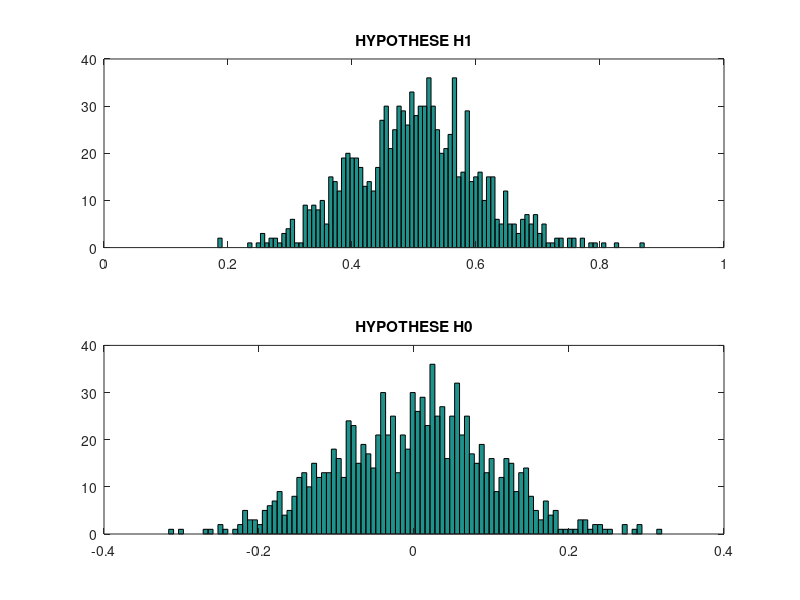
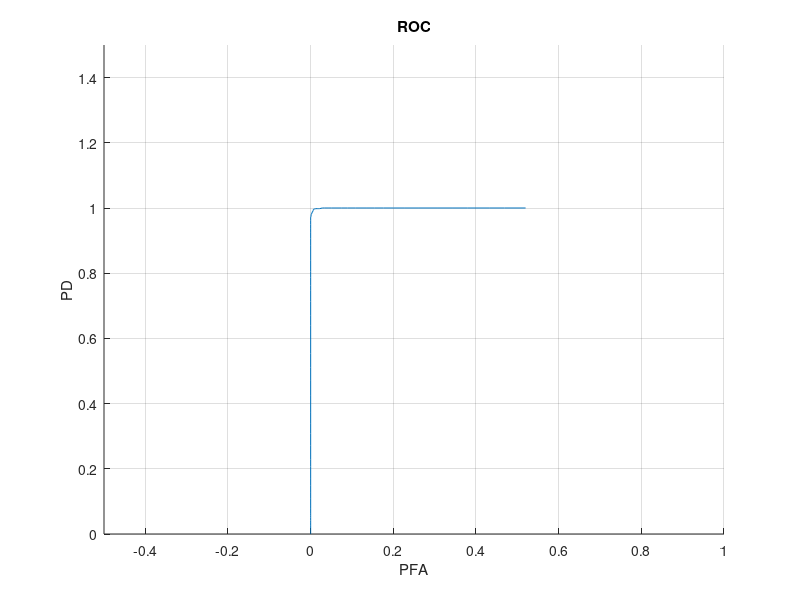
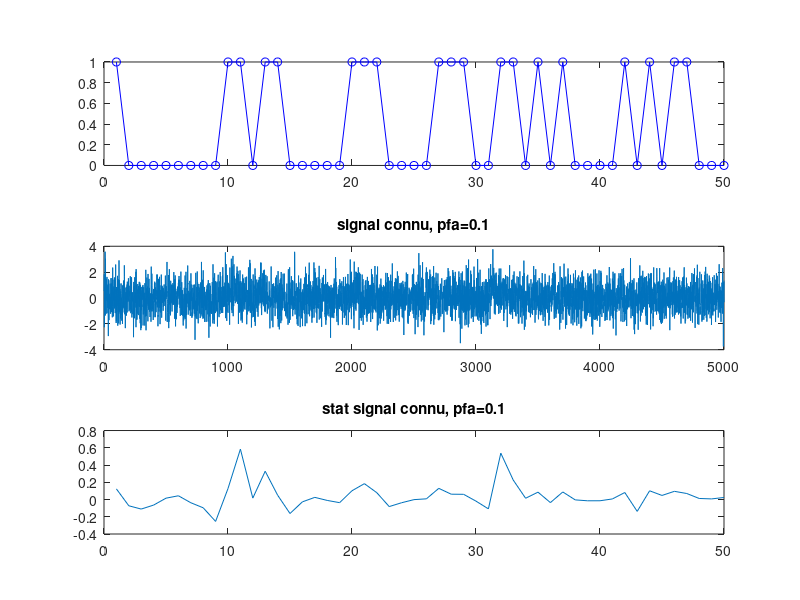

These charts were generated, in order, by the following MATLAB code:
%% TP Detection
%Detection d'un signal constant dans un bruit

clc
clear all
close all


A =.5;
N = 100;
M = 1000;


%% HYPOTHESE H0
for i=1 : M
    x  = randn(1,N);
    T(i) = mean(x);
end

mean(T);
var(T);
% figure();
% hist(T,100);
% title('HYPOTHESE H0')


%% HYPOTHESE H1
for i=1 : M
    x  = randn(1,N)+A;
    U(i) = mean(x);
end
% figure();
% hist(U,100);
% title('HYPOTHESE H1')

figure();
subplot(2,1,1)
hist(U,100);
title('HYPOTHESE H1')
subplot(2,1,2)
hist(T,100);
title('HYPOTHESE H0')
%% Calcul de PFA et PD

gama=[0.0:0.01:1.0]
PFA =zeros(1,length(gama));
for n = 1:length(gama)
    for i= 1:M
        if(T(i)>gama(n))PFA(n) = PFA(n)+1;
        end
    end
    PFA(n) = PFA(n)/M; 
   
end

PD =zeros(1,length(gama) );
for n = 1:length(gama) 
    for i= 1:M
        if(U(i)>gama(n))
            PD(n) = PD(n)+1;
        end
    end
    PD(n) = PD(n)/M;
end

figure()
axis([-.5,1,0,1.5])
hold on
plot(PFA,PD)
grid on
xlabel('PFA');
ylabel('PD');
title('ROC')


%% Test signal connu

load('signalconnu.mat','signalconnu');
gama2 = 0.05
for j= 1:50
    Tsig(j) = mean(signalconnu(1+(j-1)*100:j*100));
    if(Tsig(j)>gama2)
        H(j) = 1;
    else
        H(j) =0;
    end
end    
    
figure()
subplot(3,1,1);
plot(H,'-ob')
subplot(3,1,2);
plot(signalconnu)
title('signal connu, pfa=0.1')
subplot(3,1,3);
plot(Tsig)
title('stat signal connu, pfa=0.1')


h = get(0,'children');
for i=length(h):-1:1
  saveas(h(i), ['detectionExo1_' num2str(length(h)+1-i)], 'png');
end



















